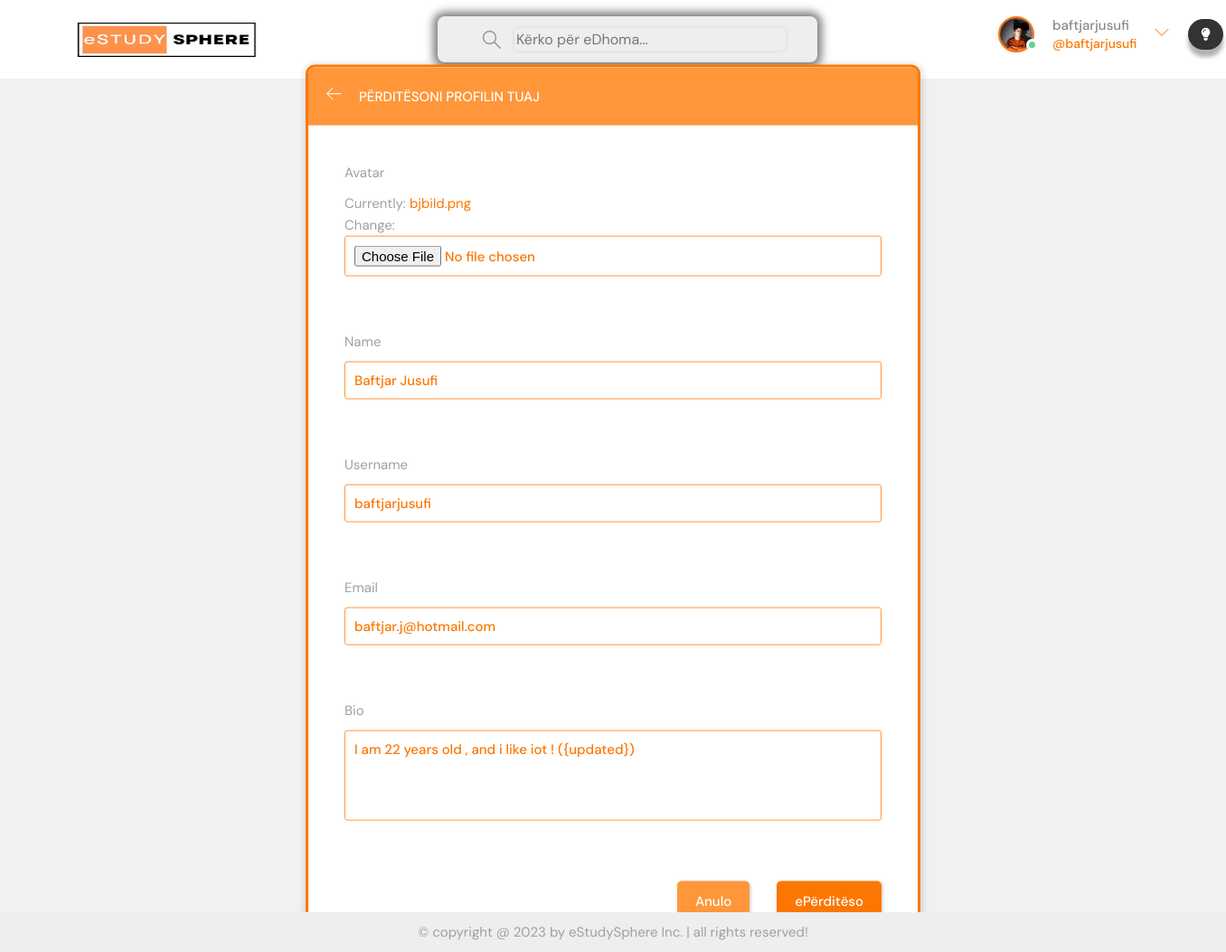
The page /update-user/ (signed in) on the database its author committed.
### base/models.py (models this page shows)
class User(AbstractUser):
    name = models.CharField(max_length=200, null=True)
    email = models.EmailField(unique=True, null=True)
    bio = models.TextField(null=True)
    avatar = models.ImageField(null=True, default="avatar.svg")
    USERNAME_FIELD = 'email'
    REQUIRED_FIELDS = []

### base/views.py (the view)
# urls.py: path('update-user/', views.updateUser, name="update-user"),
@login_required(login_url='login')
def updateUser(request):
    user = request.user
    form = UserForm(instance=user)
    if request.method == 'POST':
        form = UserForm(request.POST, request.FILES, instance=user)
        if form.is_valid():
            form.save()
            return redirect('user-profile', pk=user.id)
    return render(request, 'base/update-user.html' , {'form':form})

### base/forms.py
class UserForm(ModelForm):
    class Meta:
        model = User
        fields = ['avatar','name','username', 'email','bio']

### base/templates/base/update-user.html (shortened to what this page needs)
{% extends 'main.html' %}
{% block content %}
    <main class="update-account layout">
        <div class="container">
            <div class="layout__box">
                <div class="layout__boxHeader">
                    <div class="layout__boxTitle">
                        <a href="{% url 'home' %}">
                            <svg version="1.1" xmlns="http://www.w3.org/2000/svg" width="32" height="32"
                                viewBox="0 0 32 32">
                                <title>arrow-left</title>
                                <path
                                    d="M13.723 2.286l-13.723 13.714 13.719 13.714 1.616-1.611-10.96-10.96h27.625v-2.286h-27.625l10.965-10.965-1.616-1.607z">
                                </path>
                            </svg>
                        </a>
                        <h3>Përditësoni profilin tuaj</h3>
                    </div>
                </div>
                <div class="layout__body">
                    <form class="form" action="" method="POST" enctype="multipart/form-data">
                      {% for field in form %}
                      <div class="form__group">
                          <label for="profile_pic">{{field.label}}</label>
                          {{field}}
                      </div>
                      {% endfor %}
                        <div class="form__action">
                            <a class="btn btn--dark" href="{% url 'home' %}">Anulo</a>
                            <button class="btn btn--main" type="submit">ePërditëso</button>
                        </div>
                    </form>
                </div>
            </div>
        </div>
    </main>
{% endblock content %}

### templates/navbar.html (shortened to what this page needs)
{% load static %}
<header class="header header--loggedIn">
    <div class="container">
      <a href="{% url 'home' %}" class="header__logo">
        <img src="{% static 'images/logo4.png' %}" />
      </a>
      <form class="header__search" method="GET" action="{% url 'home' %}">
        <label>
          <input name="q" placeholder="Kërko për eDhoma..." />
        </label>
      </form>
      <nav class="header__menu">
        <button button id="mode-toggle-btn" style="position: absolute; top: 3px; right: -60px;">
          <i class="fas fa-lightbulb" style="color: #fffdfd;"></i>
        </button>
        {% if request.user.is_authenticated %}
        <div class="header__user">
          <a href="{% url 'update-user' %}">
            <div class="avatar avatar--medium active">
              <img src="{{request.user.avatar.url}}" />
            </div>
            <p>{{request.user.username}} <span>@{{request.user.username}}</span></p>
          </a>
          <button class="dropdown-button">
            <svg version="1.1" xmlns="http://www.w3.org/2000/svg" width="32" height="32" viewBox="0 0 32 32">
              <title>chevron-down</title>
              <path d="M16 21l-13-13h-3l16 16 16-16h-3l-13 13z"></path>
            </svg>
          </button>
        </div>
        {% else %}
        Not Logged In
        <a href="{% url 'login' %}">
          <img src="{% static 'images/avatar.svg' %}" />
          <p>Login</p>
        </a>
        {% endif %}
      </nav>
    </div>
  </header>

### rows shown on the page
User: user.avatar (picture), user.username "baftjarjusufi", form "Baftjar Jusufi" "baftjarjusufi" "baftjar.j@hotmail.com" "I am 22 years old , and i like iot ! ({updated})"

### other values the page prints
{{ field.label }} "Avatar" "Name" "Username" "Email" "Bio"
